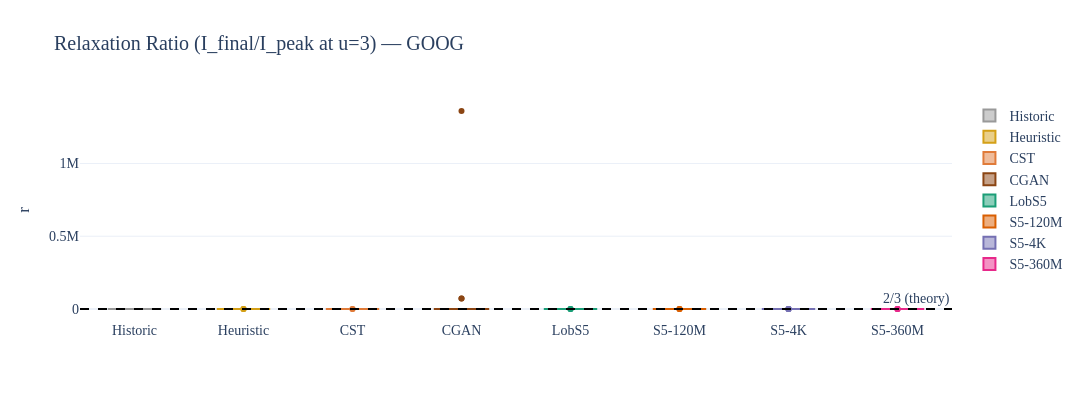

Write notebook code for a chart like this one.
### Code cell
# ── Relaxation Ratio Figure ───────────────────────────────────────
fig = go.Figure()
for label, ratios in relax_data.items():
    if not ratios: continue
    meta = MODEL_META.get(label, {})
    fig.add_trace(go.Box(y=ratios, name=label, marker_color=meta.get('color', '#888')))
fig.add_hline(y=2/3, line_dash='dash', line_color='black', annotation_text='2/3 (theory)')
fig.update_layout(title=f'Relaxation Ratio (I_final/I_peak at u=3) — {STOCK}',
    template=TEMPLATE, font=FONT, width=FULL_W, height=FIG_H, yaxis_title='r')
fig.show()
save_fig(fig, 'relaxation_ratio_8m')

### Figure 1 — Plotly figure (JSON) as saved in the notebook; plotly's stock layout.template omitted (floating-point values rounded to 4 significant figures)
{"data": [{"marker": {"color": "#999999"}, "name": "Historic", "type": "box", "y": [0.5714, 0.5714, 0.5714, 0.5714, 0.75, 0.07143, 0.07143, 0.25, 0.1538, 0.1538, 0, 0.06025, 0.06025, 0.1531, 0.1875, 0.1875, 0, 0.7778, 0.7778, 0.8571, 0.1667, 0.1667, 0, 0.03333, 0.03333, 0.0625, 0.007059, 0.007059, 0.15]}, {"marker": {"color": "#D4A017"}, "name": "Heuristic", "type": "box", "y": [0.8571, 0.8571, 1.143, 1.143, 1, 1.071, 1.071, 1.441, 1, 1, 1.667, 1.215, 1.215, 1, 1.111, 1.158, 1.143, 1.111, 1.111, 1, 1.217, 1.25, 1, 1.3, 1.3, 1.188, 0.09399, 0.09662, 1.28]}, {"marker": {"color": "#E07B39"}, "name": "CST", "type": "box", "y": [2, 2, 0.617, 0.617, 1.011, 1.187, 1.187, 0.8831, 0.7, 0.7, 1.579, 1.111, 1.111, 2.75, 1, 1, 1.945, 8.91, 8.91, 2.593, 0.5507, 0.5507, 0, 1, 1, 1.106, 0.9038, 0.9038, 1.252]}, {"marker": {"color": "#8B4513"}, "name": "CGAN", "type": "box", "y": [44.43, 44.43, 6.327, 6.327, 6.651, 1.202, 1.202, 3.01, 1.83, 1.83, 1.903, 1.022, 1.022, 1.026, 38.58, 38.58, 68.39, 0.8033, 0.8033, 0.665, 0.8238, 0.8238, 0.885, 21.37, 21.37, 21.93, 72850.0, 72850.0, 1361000.0]}, {"marker": {"color": "#1B9E77"}, "name": "LobS5", "type": "box", "y": [1, 1, 1.2, 1.214, 1.286, 2.137, 1.125, 1.188, 0.6667, 0.8083, 0.9634, 0.6667, 1, 1.056, 1.25, 0.7826, 0.6087, 0.8, 0.9387, 0.9387, 0.9925, 1, 1, 0.75, 1.12, 1.12, 0.9167, 5.49, 1.02, 7.92]}, {"marker": {"color": "#D95F02"}, "name": "S5-120M", "type": "box", "y": [0, 0, 0.5, 1.286, 1.286, 0, 2, 2, 2, 6, 6, 2.277, 1.462, 1.462, 0.625, 1.211, 1.1, 1.462, 1.062, 1.118, 1.869, 1.286, 1.286, 1.2, 0.871, 0.871, 1.273, 0.9292, 0.9292, 7.87]}, {"marker": {"color": "#7570B3"}, "name": "S5-4K", "type": "box", "y": [1, 1.75, 0.5, 0.5501, 0.8351, 2.5, 1.333, 2, -0.5, 1.8, 1.8, -0.6, 0.8, 0.8667, 0.6667, 1.137, 1.133, -1.2, 0.7895, 0.7895, 0.8516, 1.273, 1.217, 1.222, 0.9593, 1, 1.009, 1.052, 1.059, 1.852]}, {"marker": {"color": "#E7298A"}, "name": "S5-360M", "type": "box", "y": [1.868, 1.868, 9, 1.182, 1.182, 2, 2.1, 2.1, -5.333, 1.417, 1.417, -0.5896, 0.375, 0.375, 1.222, 1.136, 1.136, -0.4, 0.9437, 0.9437, 0.77, 1, 1, 0.9365, 0.8571, 0.8571, 1.143, 0.7962, 0.7962, 1.074]}], "layout": {"annotations": [{"showarrow": false, "text": "2/3 (theory)", "x": 1, "xanchor": "right", "xref": "x domain", "y": 0.6667, "yanchor": "bottom", "yref": "y"}], "font": {"family": "Times New Roman, serif", "size": 14}, "height": 400, "shapes": [{"line": {"color": "black", "dash": "dash"}, "type": "line", "x0": 0, "x1": 1, "xref": "x domain", "y0": 0.6667, "y1": 0.6667, "yref": "y"}], "title": {"text": "Relaxation Ratio (I_final/I_peak at u=3) — GOOG"}, "width": 1080, "yaxis": {"title": {"text": "r"}}}}
